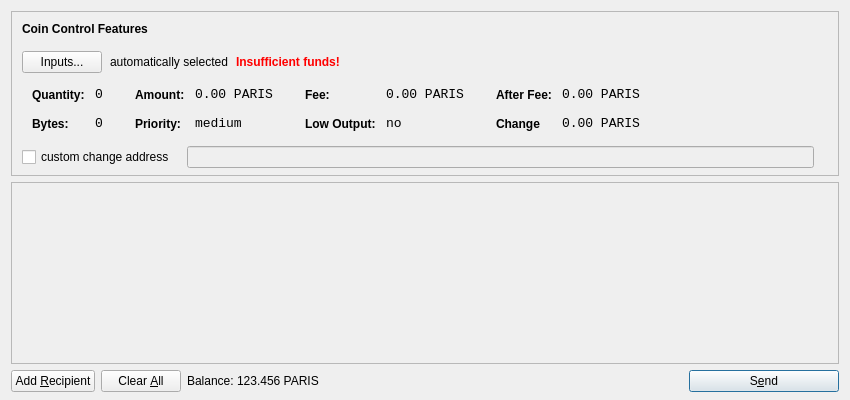
<?xml version="1.0" encoding="UTF-8"?>
<ui version="4.0">
 <class>SendCoinsDialog</class>
 <widget class="QDialog" name="SendCoinsDialog">
  <property name="geometry">
   <rect>
    <x>0</x>
    <y>0</y>
    <width>850</width>
    <height>400</height>
   </rect>
  </property>
  <property name="windowTitle">
   <string>Send Coins</string>
  </property>
  <layout class="QVBoxLayout" name="verticalLayout" stretch="0,1,0">
   <property name="bottomMargin">
    <number>8</number>
   </property>
   <item>
    <widget class="QFrame" name="frameCoinControl">
     <property name="sizePolicy">
      <sizepolicy hsizetype="Expanding" vsizetype="Expanding">
       <horstretch>0</horstretch>
       <verstretch>0</verstretch>
      </sizepolicy>
     </property>
     <property name="maximumSize">
      <size>
       <width>16777215</width>
       <height>16777215</height>
      </size>
     </property>
     <property name="frameShape">
      <enum>QFrame::StyledPanel</enum>
     </property>
     <property name="frameShadow">
      <enum>QFrame::Sunken</enum>
     </property>
     <layout class="QVBoxLayout" name="verticalLayoutCoinControl2">
      <property name="spacing">
       <number>6</number>
      </property>
      <property name="leftMargin">
       <number>0</number>
      </property>
      <property name="topMargin">
       <number>0</number>
      </property>
      <property name="rightMargin">
       <number>0</number>
      </property>
      <property name="bottomMargin">
       <number>6</number>
      </property>
      <item>
       <layout class="QVBoxLayout" name="verticalLayoutCoinControl" stretch="0,0,0,0,1">
        <property name="spacing">
         <number>0</number>
        </property>
        <property name="leftMargin">
         <number>10</number>
        </property>
        <property name="topMargin">
         <number>10</number>
        </property>
        <item>
         <layout class="QHBoxLayout" name="horizontalLayoutCoinControl1">
          <property name="bottomMargin">
           <number>15</number>
          </property>
          <item>
           <widget class="QLabel" name="labelCoinControlFeatures">
            <property name="sizePolicy">
             <sizepolicy hsizetype="Preferred" vsizetype="Maximum">
              <horstretch>0</horstretch>
              <verstretch>0</verstretch>
             </sizepolicy>
            </property>
            <property name="font">
             <font>
              <weight>75</weight>
              <bold>true</bold>
             </font>
            </property>
            <property name="styleSheet">
             <string notr="true">font-weight:bold;</string>
            </property>
            <property name="text">
             <string>Coin Control Features</string>
            </property>
           </widget>
          </item>
         </layout>
        </item>
        <item>
         <layout class="QHBoxLayout" name="horizontalLayoutCoinControl2" stretch="0,0,0,0">
          <property name="spacing">
           <number>8</number>
          </property>
          <property name="bottomMargin">
           <number>10</number>
          </property>
          <item>
           <widget class="QPushButton" name="pushButtonCoinControl">
            <property name="styleSheet">
             <string notr="true"/>
            </property>
            <property name="text">
             <string>Inputs...</string>
            </property>
           </widget>
          </item>
          <item>
           <widget class="QLabel" name="labelCoinControlAutomaticallySelected">
            <property name="text">
             <string>automatically selected</string>
            </property>
            <property name="margin">
             <number>5</number>
            </property>
           </widget>
          </item>
          <item>
           <widget class="QLabel" name="labelCoinControlInsuffFunds">
            <property name="font">
             <font>
              <weight>75</weight>
              <bold>true</bold>
             </font>
            </property>
            <property name="styleSheet">
             <string notr="true">color:red;font-weight:bold;</string>
            </property>
            <property name="text">
             <string>Insufficient funds!</string>
            </property>
            <property name="margin">
             <number>5</number>
            </property>
           </widget>
          </item>
          <item>
           <spacer name="horizontalSpacerCoinControl">
            <property name="orientation">
             <enum>Qt::Horizontal</enum>
            </property>
            <property name="sizeHint" stdset="0">
             <size>
              <width>40</width>
              <height>1</height>
             </size>
            </property>
           </spacer>
          </item>
         </layout>
        </item>
        <item>
         <widget class="QWidget" name="widgetCoinControl" native="true">
          <property name="sizePolicy">
           <sizepolicy hsizetype="Preferred" vsizetype="Preferred">
            <horstretch>0</horstretch>
            <verstretch>0</verstretch>
           </sizepolicy>
          </property>
          <property name="minimumSize">
           <size>
            <width>0</width>
            <height>0</height>
           </size>
          </property>
          <property name="styleSheet">
           <string notr="true"/>
          </property>
          <layout class="QHBoxLayout" name="horizontalLayoutCoinControl5">
           <property name="margin">
            <number>0</number>
           </property>
           <item>
            <layout class="QHBoxLayout" name="horizontalLayoutCoinControl3" stretch="0,0,0,1">
             <property name="spacing">
              <number>20</number>
             </property>
             <property name="topMargin">
              <number>0</number>
             </property>
             <property name="bottomMargin">
              <number>10</number>
             </property>
             <item>
              <layout class="QFormLayout" name="formLayoutCoinControl1">
               <property name="horizontalSpacing">
                <number>10</number>
               </property>
               <property name="verticalSpacing">
                <number>14</number>
               </property>
               <property name="leftMargin">
                <number>10</number>
               </property>
               <property name="topMargin">
                <number>4</number>
               </property>
               <property name="rightMargin">
                <number>6</number>
               </property>
               <item row="0" column="0">
                <widget class="QLabel" name="labelCoinControlQuantityText">
                 <property name="styleSheet">
                  <string notr="true">font-weight:bold;</string>
                 </property>
                 <property name="text">
                  <string>Quantity:</string>
                 </property>
                 <property name="margin">
                  <number>0</number>
                 </property>
                </widget>
               </item>
               <item row="0" column="1">
                <widget class="QLabel" name="labelCoinControlQuantity">
                 <property name="font">
                  <font>
                   <family>Monospace</family>
                   <pointsize>10</pointsize>
                  </font>
                 </property>
                 <property name="cursor">
                  <cursorShape>IBeamCursor</cursorShape>
                 </property>
                 <property name="contextMenuPolicy">
                  <enum>Qt::ActionsContextMenu</enum>
                 </property>
                 <property name="text">
                  <string>0</string>
                 </property>
                 <property name="margin">
                  <number>0</number>
                 </property>
                 <property name="textInteractionFlags">
                  <set>Qt::LinksAccessibleByMouse|Qt::TextSelectableByKeyboard|Qt::TextSelectableByMouse</set>
                 </property>
                </widget>
               </item>
               <item row="1" column="0">
                <widget class="QLabel" name="labelCoinControlBytesText">
                 <property name="styleSheet">
                  <string notr="true">font-weight:bold;</string>
                 </property>
                 <property name="text">
                  <string>Bytes:</string>
                 </property>
                </widget>
               </item>
               <item row="1" column="1">
                <widget class="QLabel" name="labelCoinControlBytes">
                 <property name="font">
                  <font>
                   <family>Monospace</family>
                   <pointsize>10</pointsize>
                  </font>
                 </property>
                 <property name="cursor">
                  <cursorShape>IBeamCursor</cursorShape>
                 </property>
                 <property name="contextMenuPolicy">
                  <enum>Qt::ActionsContextMenu</enum>
                 </property>
                 <property name="text">
                  <string>0</string>
                 </property>
                 <property name="textInteractionFlags">
                  <set>Qt::LinksAccessibleByMouse|Qt::TextSelectableByKeyboard|Qt::TextSelectableByMouse</set>
                 </property>
                </widget>
               </item>
              </layout>
             </item>
             <item>
              <layout class="QFormLayout" name="formLayoutCoinControl2">
               <property name="horizontalSpacing">
                <number>10</number>
               </property>
               <property name="verticalSpacing">
                <number>14</number>
               </property>
               <property name="leftMargin">
                <number>6</number>
               </property>
               <property name="topMargin">
                <number>4</number>
               </property>
               <property name="rightMargin">
                <number>6</number>
               </property>
               <item row="0" column="0">
                <widget class="QLabel" name="labelCoinControlAmountText">
                 <property name="styleSheet">
                  <string notr="true">font-weight:bold;</string>
                 </property>
                 <property name="text">
                  <string>Amount:</string>
                 </property>
                 <property name="margin">
                  <number>0</number>
                 </property>
                </widget>
               </item>
               <item row="0" column="1">
                <widget class="QLabel" name="labelCoinControlAmount">
                 <property name="font">
                  <font>
                   <family>Monospace</family>
                   <pointsize>10</pointsize>
                  </font>
                 </property>
                 <property name="cursor">
                  <cursorShape>IBeamCursor</cursorShape>
                 </property>
                 <property name="contextMenuPolicy">
                  <enum>Qt::ActionsContextMenu</enum>
                 </property>
                 <property name="text">
                  <string>0.00 PARIS</string>
                 </property>
                 <property name="textInteractionFlags">
                  <set>Qt::LinksAccessibleByMouse|Qt::TextSelectableByKeyboard|Qt::TextSelectableByMouse</set>
                 </property>
                </widget>
               </item>
               <item row="1" column="0">
                <widget class="QLabel" name="labelCoinControlPriorityText">
                 <property name="styleSheet">
                  <string notr="true">font-weight:bold;</string>
                 </property>
                 <property name="text">
                  <string>Priority:</string>
                 </property>
                </widget>
               </item>
               <item row="1" column="1">
                <widget class="QLabel" name="labelCoinControlPriority">
                 <property name="font">
                  <font>
                   <family>Monospace</family>
                   <pointsize>10</pointsize>
                  </font>
                 </property>
                 <property name="cursor">
                  <cursorShape>IBeamCursor</cursorShape>
                 </property>
                 <property name="contextMenuPolicy">
                  <enum>Qt::ActionsContextMenu</enum>
                 </property>
                 <property name="text">
                  <string>medium</string>
                 </property>
                 <property name="textInteractionFlags">
                  <set>Qt::LinksAccessibleByMouse|Qt::TextSelectableByKeyboard|Qt::TextSelectableByMouse</set>
                 </property>
                </widget>
               </item>
              </layout>
             </item>
             <item>
              <layout class="QFormLayout" name="formLayoutCoinControl3">
               <property name="horizontalSpacing">
                <number>10</number>
               </property>
               <property name="verticalSpacing">
                <number>14</number>
               </property>
               <property name="leftMargin">
                <number>6</number>
               </property>
               <property name="topMargin">
                <number>4</number>
               </property>
               <property name="rightMargin">
                <number>6</number>
               </property>
               <item row="0" column="0">
                <widget class="QLabel" name="labelCoinControlFeeText">
                 <property name="styleSheet">
                  <string notr="true">font-weight:bold;</string>
                 </property>
                 <property name="text">
                  <string>Fee:</string>
                 </property>
                 <property name="margin">
                  <number>0</number>
                 </property>
                </widget>
               </item>
               <item row="0" column="1">
                <widget class="QLabel" name="labelCoinControlFee">
                 <property name="font">
                  <font>
                   <family>Monospace</family>
                   <pointsize>10</pointsize>
                  </font>
                 </property>
                 <property name="cursor">
                  <cursorShape>IBeamCursor</cursorShape>
                 </property>
                 <property name="contextMenuPolicy">
                  <enum>Qt::ActionsContextMenu</enum>
                 </property>
                 <property name="text">
                  <string>0.00 PARIS</string>
                 </property>
                 <property name="textInteractionFlags">
                  <set>Qt::LinksAccessibleByMouse|Qt::TextSelectableByKeyboard|Qt::TextSelectableByMouse</set>
                 </property>
                </widget>
               </item>
               <item row="1" column="0">
                <widget class="QLabel" name="labelCoinControlLowOutputText">
                 <property name="styleSheet">
                  <string notr="true">font-weight:bold;</string>
                 </property>
                 <property name="text">
                  <string>Low Output:</string>
                 </property>
                </widget>
               </item>
               <item row="1" column="1">
                <widget class="QLabel" name="labelCoinControlLowOutput">
                 <property name="font">
                  <font>
                   <family>Monospace</family>
                   <pointsize>10</pointsize>
                  </font>
                 </property>
                 <property name="cursor">
                  <cursorShape>IBeamCursor</cursorShape>
                 </property>
                 <property name="contextMenuPolicy">
                  <enum>Qt::ActionsContextMenu</enum>
                 </property>
                 <property name="text">
                  <string>no</string>
                 </property>
                 <property name="textInteractionFlags">
                  <set>Qt::LinksAccessibleByMouse|Qt::TextSelectableByKeyboard|Qt::TextSelectableByMouse</set>
                 </property>
                </widget>
               </item>
              </layout>
             </item>
             <item>
              <layout class="QFormLayout" name="formLayoutCoinControl4">
               <property name="horizontalSpacing">
                <number>10</number>
               </property>
               <property name="verticalSpacing">
                <number>14</number>
               </property>
               <property name="leftMargin">
                <number>6</number>
               </property>
               <property name="topMargin">
                <number>4</number>
               </property>
               <property name="rightMargin">
                <number>6</number>
               </property>
               <item row="0" column="0">
                <widget class="QLabel" name="labelCoinControlAfterFeeText">
                 <property name="styleSheet">
                  <string notr="true">font-weight:bold;</string>
                 </property>
                 <property name="text">
                  <string>After Fee:</string>
                 </property>
                 <property name="margin">
                  <number>0</number>
                 </property>
                </widget>
               </item>
               <item row="0" column="1">
                <widget class="QLabel" name="labelCoinControlAfterFee">
                 <property name="font">
                  <font>
                   <family>Monospace</family>
                   <pointsize>10</pointsize>
                  </font>
                 </property>
                 <property name="cursor">
                  <cursorShape>IBeamCursor</cursorShape>
                 </property>
                 <property name="contextMenuPolicy">
                  <enum>Qt::ActionsContextMenu</enum>
                 </property>
                 <property name="text">
                  <string>0.00 PARIS</string>
                 </property>
                 <property name="textInteractionFlags">
                  <set>Qt::LinksAccessibleByMouse|Qt::TextSelectableByKeyboard|Qt::TextSelectableByMouse</set>
                 </property>
                </widget>
               </item>
               <item row="1" column="0">
                <widget class="QLabel" name="labelCoinControlChangeText">
                 <property name="styleSheet">
                  <string notr="true">font-weight:bold;</string>
                 </property>
                 <property name="text">
                  <string>Change</string>
                 </property>
                </widget>
               </item>
               <item row="1" column="1">
                <widget class="QLabel" name="labelCoinControlChange">
                 <property name="font">
                  <font>
                   <family>Monospace</family>
                   <pointsize>10</pointsize>
                  </font>
                 </property>
                 <property name="cursor">
                  <cursorShape>IBeamCursor</cursorShape>
                 </property>
                 <property name="contextMenuPolicy">
                  <enum>Qt::ActionsContextMenu</enum>
                 </property>
                 <property name="text">
                  <string>0.00 PARIS</string>
                 </property>
                 <property name="textInteractionFlags">
                  <set>Qt::LinksAccessibleByMouse|Qt::TextSelectableByKeyboard|Qt::TextSelectableByMouse</set>
                 </property>
                </widget>
               </item>
              </layout>
             </item>
            </layout>
           </item>
          </layout>
         </widget>
        </item>
        <item>
         <layout class="QHBoxLayout" name="horizontalLayoutCoinControl4" stretch="0,0,0">
          <property name="spacing">
           <number>12</number>
          </property>
          <property name="sizeConstraint">
           <enum>QLayout::SetDefaultConstraint</enum>
          </property>
          <property name="topMargin">
           <number>5</number>
          </property>
          <property name="rightMargin">
           <number>5</number>
          </property>
          <item>
           <widget class="QCheckBox" name="checkBoxCoinControlChange">
            <property name="text">
             <string>custom change address</string>
            </property>
           </widget>
          </item>
          <item>
           <widget class="QLineEdit" name="lineEditCoinControlChange">
            <property name="enabled">
             <bool>false</bool>
            </property>
            <property name="sizePolicy">
             <sizepolicy hsizetype="Expanding" vsizetype="Fixed">
              <horstretch>0</horstretch>
              <verstretch>0</verstretch>
             </sizepolicy>
            </property>
           </widget>
          </item>
          <item>
           <widget class="QLabel" name="labelCoinControlChangeLabel">
            <property name="sizePolicy">
             <sizepolicy hsizetype="Preferred" vsizetype="Expanding">
              <horstretch>0</horstretch>
              <verstretch>0</verstretch>
             </sizepolicy>
            </property>
            <property name="minimumSize">
             <size>
              <width>0</width>
              <height>0</height>
             </size>
            </property>
            <property name="text">
             <string/>
            </property>
            <property name="margin">
             <number>3</number>
            </property>
           </widget>
          </item>
         </layout>
        </item>
        <item>
         <spacer name="verticalSpacerCoinControl">
          <property name="orientation">
           <enum>Qt::Vertical</enum>
          </property>
          <property name="sizeHint" stdset="0">
           <size>
            <width>800</width>
            <height>1</height>
           </size>
          </property>
         </spacer>
        </item>
       </layout>
      </item>
     </layout>
    </widget>
   </item>
   <item>
    <widget class="QScrollArea" name="scrollArea">
     <property name="widgetResizable">
      <bool>true</bool>
     </property>
     <widget class="QWidget" name="scrollAreaWidgetContents">
      <property name="geometry">
       <rect>
        <x>0</x>
        <y>0</y>
        <width>830</width>
        <height>162</height>
       </rect>
      </property>
      <layout class="QVBoxLayout" name="verticalLayout_2">
       <property name="margin">
        <number>0</number>
       </property>
       <item>
        <layout class="QVBoxLayout" name="entries">
         <property name="spacing">
          <number>6</number>
         </property>
        </layout>
       </item>
       <item>
        <spacer name="verticalSpacer">
         <property name="orientation">
          <enum>Qt::Vertical</enum>
         </property>
         <property name="sizeHint" stdset="0">
          <size>
           <width>20</width>
           <height>40</height>
          </size>
         </property>
        </spacer>
       </item>
      </layout>
     </widget>
    </widget>
   </item>
   <item>
    <layout class="QHBoxLayout" name="horizontalLayout">
     <item>
      <widget class="QPushButton" name="addButton">
       <property name="toolTip">
        <string>Send to multiple recipients at once</string>
       </property>
       <property name="text">
        <string>Add &amp;Recipient</string>
       </property>
       <property name="icon">
        <iconset resource="../bitcoin.qrc">
         <normaloff>:/icons/add</normaloff>:/icons/add</iconset>
       </property>
       <property name="autoDefault">
        <bool>false</bool>
       </property>
      </widget>
     </item>
     <item>
      <widget class="QPushButton" name="clearButton">
       <property name="sizePolicy">
        <sizepolicy hsizetype="Minimum" vsizetype="Fixed">
         <horstretch>0</horstretch>
         <verstretch>0</verstretch>
        </sizepolicy>
       </property>
       <property name="toolTip">
        <string>Remove all transaction fields</string>
       </property>
       <property name="text">
        <string>Clear &amp;All</string>
       </property>
       <property name="icon">
        <iconset resource="../bitcoin.qrc">
         <normaloff>:/icons/remove</normaloff>:/icons/remove</iconset>
       </property>
       <property name="autoRepeatDelay">
        <number>300</number>
       </property>
       <property name="autoDefault">
        <bool>false</bool>
       </property>
      </widget>
     </item>
     <item>
      <layout class="QHBoxLayout" name="horizontalLayout_2">
       <property name="spacing">
        <number>3</number>
       </property>
       <item>
        <widget class="QLabel" name="label">
         <property name="sizePolicy">
          <sizepolicy hsizetype="Preferred" vsizetype="Fixed">
           <horstretch>0</horstretch>
           <verstretch>0</verstretch>
          </sizepolicy>
         </property>
         <property name="text">
          <string>Balance:</string>
         </property>
        </widget>
       </item>
       <item>
        <widget class="QLabel" name="labelBalance">
         <property name="sizePolicy">
          <sizepolicy hsizetype="Preferred" vsizetype="Fixed">
           <horstretch>0</horstretch>
           <verstretch>0</verstretch>
          </sizepolicy>
         </property>
         <property name="cursor">
          <cursorShape>IBeamCursor</cursorShape>
         </property>
         <property name="text">
          <string>123.456 PARIS</string>
         </property>
         <property name="textInteractionFlags">
          <set>Qt::LinksAccessibleByMouse|Qt::TextSelectableByKeyboard|Qt::TextSelectableByMouse</set>
         </property>
        </widget>
       </item>
      </layout>
     </item>
     <item>
      <spacer name="horizontalSpacer">
       <property name="orientation">
        <enum>Qt::Horizontal</enum>
       </property>
       <property name="sizeHint" stdset="0">
        <size>
         <width>40</width>
         <height>20</height>
        </size>
       </property>
      </spacer>
     </item>
     <item>
      <widget class="QPushButton" name="sendButton">
       <property name="minimumSize">
        <size>
         <width>150</width>
         <height>0</height>
        </size>
       </property>
       <property name="toolTip">
        <string>Confirm the send action</string>
       </property>
       <property name="text">
        <string>S&amp;end</string>
       </property>
       <property name="icon">
        <iconset resource="../bitcoin.qrc">
         <normaloff>:/icons/send</normaloff>:/icons/send</iconset>
       </property>
       <property name="default">
        <bool>true</bool>
       </property>
      </widget>
     </item>
    </layout>
   </item>
  </layout>
 </widget>
 <resources>
  <include location="../bitcoin.qrc"/>
 </resources>
 <connections/>
</ui>
